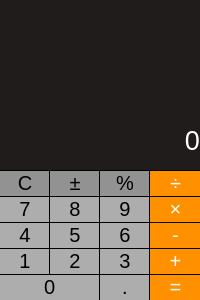
<?xml version="1.0" encoding="UTF-8"?>
<ui version="4.0">
 <class>MainWindow</class>
 <widget class="QMainWindow" name="MainWindow">
  <property name="windowModality">
   <enum>Qt::ApplicationModal</enum>
  </property>
  <property name="geometry">
   <rect>
    <x>0</x>
    <y>0</y>
    <width>200</width>
    <height>300</height>
   </rect>
  </property>
  <property name="sizePolicy">
   <sizepolicy hsizetype="Fixed" vsizetype="Fixed">
    <horstretch>0</horstretch>
    <verstretch>0</verstretch>
   </sizepolicy>
  </property>
  <property name="windowTitle">
   <string>Calculator</string>
  </property>
  <property name="documentMode">
   <bool>false</bool>
  </property>
  <property name="unifiedTitleAndToolBarOnMac">
   <bool>false</bool>
  </property>
  <widget class="QWidget" name="centralWidget">
   <property name="sizePolicy">
    <sizepolicy hsizetype="Minimum" vsizetype="Minimum">
     <horstretch>0</horstretch>
     <verstretch>0</verstretch>
    </sizepolicy>
   </property>
   <property name="minimumSize">
    <size>
     <width>200</width>
     <height>300</height>
    </size>
   </property>
   <property name="autoFillBackground">
    <bool>false</bool>
   </property>
   <property name="styleSheet">
    <string notr="true">QPushButton
{
background-color: #ADADAD;
border-top: 0.5px inset black;
border-right: 0.5px inset black;
}
QPushButton:hover
{
background-color: #BEBEBE;
}
QPushButton:pressed
{
background-color: #9C9C9C;
}

QPushButton#multiplyButton
{
background-color:#FF9000;
color: white;
}
QPushButton#multiplyButton:hover
{
background-color:#FFA111;
}
QPushButton#multiplyButton:pressed
{
background-color:#EE8000;
}
QPushButton#divisionButton
{
color: white;
background-color: #FF9000;
}
QPushButton#divisionButton:hover
{
background-color:#FFA111;
}
QPushButton#divisionButton:pressed
{
background-color:#EE8000;
}
QPushButton#minusButton
{
color: white;
background-color: #FF9000;
}
QPushButton#minusButton:hover
{
background-color:#FFA111;
}
QPushButton#minusButton:pressed
{
background-color:#EE8000;
}
QPushButton#plusButton
{
color: white;
background-color: #FF9000;
}
QPushButton#plusButton:hover
{
background-color:#FFA111;
}
QPushButton#plusButton:pressed
{
background-color:#EE8000;
}
QPushButton#equalsButton
{
color: white;
background-color: #FF9000;
}
QPushButton#equalsButton:hover
{
background-color:#FFA111;
}
QPushButton#equalsButton:pressed
{
background-color:#EE8000;
}
QPushButton#deleteButton
{
background-color: #929292;
}
QPushButton#deleteButton:hover
{
background-color: #A3A3A3;
}
QPushButton#deleteButton:pressed
{
background-color: #818181;
}
QPushButton#plusOrMinusButton
{
background-color: #929292;
}
QPushButton#plusOrMinusButton:hover
{
background-color: #A3A3A3;
}
QPushButton#plusOrMinusButton:pressed
{
background-color: #818181;
}
QPushButton#percentButton
{
background-color: #929292;
}
QPushButton#percentButton:hover
{
background-color: #A3A3A3;
}
QPushButton#percentButton:pressed
{
background-color: #818181;
}

QPushButton#zeroButton
{
text-align: left;
padding-left: 43px;
}</string>
   </property>
   <layout class="QGridLayout" name="gridLayout">
    <property name="leftMargin">
     <number>0</number>
    </property>
    <property name="topMargin">
     <number>0</number>
    </property>
    <property name="rightMargin">
     <number>0</number>
    </property>
    <property name="bottomMargin">
     <number>0</number>
    </property>
    <property name="spacing">
     <number>0</number>
    </property>
    <item row="0" column="0">
     <layout class="QVBoxLayout" name="verticalLayout" stretch="0,0,0,0,0,0,0,0">
      <property name="spacing">
       <number>0</number>
      </property>
      <property name="sizeConstraint">
       <enum>QLayout::SetNoConstraint</enum>
      </property>
      <property name="leftMargin">
       <number>0</number>
      </property>
      <item>
       <widget class="QTextBrowser" name="historyTextBrowser">
        <property name="font">
         <font>
          <pointsize>12</pointsize>
         </font>
        </property>
        <property name="styleSheet">
         <string notr="true">background-color:rgb(33, 28, 28);
border: inset black 0.5px;
color: gray;
</string>
        </property>
        <property name="verticalScrollBarPolicy">
         <enum>Qt::ScrollBarAlwaysOff</enum>
        </property>
        <property name="horizontalScrollBarPolicy">
         <enum>Qt::ScrollBarAlwaysOff</enum>
        </property>
       </widget>
      </item>
      <item>
       <widget class="QLabel" name="mainLabel">
        <property name="sizePolicy">
         <sizepolicy hsizetype="Minimum" vsizetype="Minimum">
          <horstretch>0</horstretch>
          <verstretch>0</verstretch>
         </sizepolicy>
        </property>
        <property name="font">
         <font>
          <pointsize>20</pointsize>
         </font>
        </property>
        <property name="styleSheet">
         <string notr="true">background-color:rgb(33, 28, 28);
border: inset black 0.5px;
color:white;</string>
        </property>
        <property name="text">
         <string>0</string>
        </property>
        <property name="alignment">
         <set>Qt::AlignBottom|Qt::AlignRight|Qt::AlignTrailing</set>
        </property>
       </widget>
      </item>
      <item>
       <widget class="QLabel" name="resultLabel">
        <property name="sizePolicy">
         <sizepolicy hsizetype="Minimum" vsizetype="Minimum">
          <horstretch>0</horstretch>
          <verstretch>0</verstretch>
         </sizepolicy>
        </property>
        <property name="styleSheet">
         <string notr="true">background-color:rgb(33, 28, 28);
border: inset black 0.5px;
color: gray;</string>
        </property>
        <property name="text">
         <string/>
        </property>
        <property name="alignment">
         <set>Qt::AlignBottom|Qt::AlignRight|Qt::AlignTrailing</set>
        </property>
       </widget>
      </item>
      <item>
       <layout class="QHBoxLayout" name="horizontalLayout_5" stretch="0,0,0,0">
        <property name="spacing">
         <number>0</number>
        </property>
        <item>
         <widget class="QPushButton" name="deleteButton">
          <property name="sizePolicy">
           <sizepolicy hsizetype="Minimum" vsizetype="Minimum">
            <horstretch>0</horstretch>
            <verstretch>0</verstretch>
           </sizepolicy>
          </property>
          <property name="font">
           <font>
            <pointsize>15</pointsize>
            <kerning>false</kerning>
           </font>
          </property>
          <property name="mouseTracking">
           <bool>true</bool>
          </property>
          <property name="text">
           <string>C</string>
          </property>
          <property name="autoDefault">
           <bool>false</bool>
          </property>
          <property name="default">
           <bool>false</bool>
          </property>
          <property name="flat">
           <bool>true</bool>
          </property>
         </widget>
        </item>
        <item>
         <widget class="QPushButton" name="plusOrMinusButton">
          <property name="sizePolicy">
           <sizepolicy hsizetype="Minimum" vsizetype="Minimum">
            <horstretch>0</horstretch>
            <verstretch>0</verstretch>
           </sizepolicy>
          </property>
          <property name="font">
           <font>
            <pointsize>15</pointsize>
            <kerning>false</kerning>
           </font>
          </property>
          <property name="mouseTracking">
           <bool>true</bool>
          </property>
          <property name="text">
           <string>±</string>
          </property>
          <property name="autoDefault">
           <bool>false</bool>
          </property>
          <property name="default">
           <bool>false</bool>
          </property>
          <property name="flat">
           <bool>true</bool>
          </property>
         </widget>
        </item>
        <item>
         <widget class="QPushButton" name="percentButton">
          <property name="sizePolicy">
           <sizepolicy hsizetype="Minimum" vsizetype="Minimum">
            <horstretch>0</horstretch>
            <verstretch>0</verstretch>
           </sizepolicy>
          </property>
          <property name="font">
           <font>
            <pointsize>15</pointsize>
            <kerning>false</kerning>
           </font>
          </property>
          <property name="mouseTracking">
           <bool>true</bool>
          </property>
          <property name="text">
           <string>%</string>
          </property>
          <property name="autoDefault">
           <bool>false</bool>
          </property>
          <property name="default">
           <bool>false</bool>
          </property>
          <property name="flat">
           <bool>true</bool>
          </property>
         </widget>
        </item>
        <item>
         <widget class="QPushButton" name="divisionButton">
          <property name="sizePolicy">
           <sizepolicy hsizetype="Minimum" vsizetype="Minimum">
            <horstretch>0</horstretch>
            <verstretch>0</verstretch>
           </sizepolicy>
          </property>
          <property name="font">
           <font>
            <pointsize>15</pointsize>
            <kerning>false</kerning>
           </font>
          </property>
          <property name="mouseTracking">
           <bool>true</bool>
          </property>
          <property name="styleSheet">
           <string notr="true">border-right: 0px;</string>
          </property>
          <property name="text">
           <string>÷</string>
          </property>
          <property name="autoDefault">
           <bool>false</bool>
          </property>
          <property name="default">
           <bool>false</bool>
          </property>
          <property name="flat">
           <bool>true</bool>
          </property>
         </widget>
        </item>
       </layout>
      </item>
      <item>
       <layout class="QHBoxLayout" name="horizontalLayout_4" stretch="0,0,0,0">
        <property name="spacing">
         <number>0</number>
        </property>
        <item>
         <widget class="QPushButton" name="sevenButton">
          <property name="sizePolicy">
           <sizepolicy hsizetype="Minimum" vsizetype="Minimum">
            <horstretch>0</horstretch>
            <verstretch>0</verstretch>
           </sizepolicy>
          </property>
          <property name="font">
           <font>
            <pointsize>15</pointsize>
            <kerning>false</kerning>
           </font>
          </property>
          <property name="mouseTracking">
           <bool>true</bool>
          </property>
          <property name="text">
           <string>7</string>
          </property>
          <property name="autoDefault">
           <bool>false</bool>
          </property>
          <property name="default">
           <bool>false</bool>
          </property>
          <property name="flat">
           <bool>true</bool>
          </property>
         </widget>
        </item>
        <item>
         <widget class="QPushButton" name="eightButton">
          <property name="sizePolicy">
           <sizepolicy hsizetype="Minimum" vsizetype="Minimum">
            <horstretch>0</horstretch>
            <verstretch>0</verstretch>
           </sizepolicy>
          </property>
          <property name="font">
           <font>
            <pointsize>15</pointsize>
            <kerning>false</kerning>
           </font>
          </property>
          <property name="mouseTracking">
           <bool>true</bool>
          </property>
          <property name="text">
           <string>8</string>
          </property>
          <property name="autoDefault">
           <bool>false</bool>
          </property>
          <property name="default">
           <bool>false</bool>
          </property>
          <property name="flat">
           <bool>true</bool>
          </property>
         </widget>
        </item>
        <item>
         <widget class="QPushButton" name="nineButton">
          <property name="sizePolicy">
           <sizepolicy hsizetype="Minimum" vsizetype="Minimum">
            <horstretch>0</horstretch>
            <verstretch>0</verstretch>
           </sizepolicy>
          </property>
          <property name="font">
           <font>
            <pointsize>15</pointsize>
            <kerning>false</kerning>
           </font>
          </property>
          <property name="mouseTracking">
           <bool>true</bool>
          </property>
          <property name="text">
           <string>9</string>
          </property>
          <property name="autoDefault">
           <bool>false</bool>
          </property>
          <property name="default">
           <bool>false</bool>
          </property>
          <property name="flat">
           <bool>true</bool>
          </property>
         </widget>
        </item>
        <item>
         <widget class="QPushButton" name="multiplyButton">
          <property name="sizePolicy">
           <sizepolicy hsizetype="Minimum" vsizetype="Minimum">
            <horstretch>0</horstretch>
            <verstretch>0</verstretch>
           </sizepolicy>
          </property>
          <property name="font">
           <font>
            <pointsize>15</pointsize>
            <kerning>false</kerning>
           </font>
          </property>
          <property name="mouseTracking">
           <bool>true</bool>
          </property>
          <property name="styleSheet">
           <string notr="true">border-right: 0px;</string>
          </property>
          <property name="text">
           <string>×</string>
          </property>
          <property name="autoDefault">
           <bool>false</bool>
          </property>
          <property name="default">
           <bool>false</bool>
          </property>
          <property name="flat">
           <bool>true</bool>
          </property>
         </widget>
        </item>
       </layout>
      </item>
      <item>
       <layout class="QHBoxLayout" name="horizontalLayout_3" stretch="0,0,0,0">
        <property name="spacing">
         <number>0</number>
        </property>
        <item>
         <widget class="QPushButton" name="fourButton">
          <property name="sizePolicy">
           <sizepolicy hsizetype="Minimum" vsizetype="Minimum">
            <horstretch>0</horstretch>
            <verstretch>0</verstretch>
           </sizepolicy>
          </property>
          <property name="font">
           <font>
            <pointsize>15</pointsize>
            <kerning>false</kerning>
           </font>
          </property>
          <property name="mouseTracking">
           <bool>true</bool>
          </property>
          <property name="text">
           <string>4</string>
          </property>
          <property name="autoDefault">
           <bool>false</bool>
          </property>
          <property name="default">
           <bool>false</bool>
          </property>
          <property name="flat">
           <bool>true</bool>
          </property>
         </widget>
        </item>
        <item>
         <widget class="QPushButton" name="fiveButton">
          <property name="sizePolicy">
           <sizepolicy hsizetype="Minimum" vsizetype="Minimum">
            <horstretch>0</horstretch>
            <verstretch>0</verstretch>
           </sizepolicy>
          </property>
          <property name="font">
           <font>
            <pointsize>15</pointsize>
            <kerning>false</kerning>
           </font>
          </property>
          <property name="mouseTracking">
           <bool>true</bool>
          </property>
          <property name="text">
           <string>5</string>
          </property>
          <property name="autoDefault">
           <bool>false</bool>
          </property>
          <property name="default">
           <bool>false</bool>
          </property>
          <property name="flat">
           <bool>true</bool>
          </property>
         </widget>
        </item>
        <item>
         <widget class="QPushButton" name="sixButton">
          <property name="sizePolicy">
           <sizepolicy hsizetype="Minimum" vsizetype="Minimum">
            <horstretch>0</horstretch>
            <verstretch>0</verstretch>
           </sizepolicy>
          </property>
          <property name="font">
           <font>
            <pointsize>15</pointsize>
            <kerning>false</kerning>
           </font>
          </property>
          <property name="mouseTracking">
           <bool>true</bool>
          </property>
          <property name="text">
           <string>6</string>
          </property>
          <property name="autoDefault">
           <bool>false</bool>
          </property>
          <property name="default">
           <bool>false</bool>
          </property>
          <property name="flat">
           <bool>true</bool>
          </property>
         </widget>
        </item>
        <item>
         <widget class="QPushButton" name="minusButton">
          <property name="sizePolicy">
           <sizepolicy hsizetype="Minimum" vsizetype="Minimum">
            <horstretch>0</horstretch>
            <verstretch>0</verstretch>
           </sizepolicy>
          </property>
          <property name="font">
           <font>
            <pointsize>15</pointsize>
            <kerning>false</kerning>
           </font>
          </property>
          <property name="mouseTracking">
           <bool>true</bool>
          </property>
          <property name="styleSheet">
           <string notr="true">border-right: 0px;</string>
          </property>
          <property name="text">
           <string>-</string>
          </property>
          <property name="autoDefault">
           <bool>false</bool>
          </property>
          <property name="default">
           <bool>false</bool>
          </property>
          <property name="flat">
           <bool>true</bool>
          </property>
         </widget>
        </item>
       </layout>
      </item>
      <item>
       <layout class="QHBoxLayout" name="horizontalLayout_2" stretch="0,0,0,0">
        <property name="spacing">
         <number>0</number>
        </property>
        <item>
         <widget class="QPushButton" name="oneButton">
          <property name="sizePolicy">
           <sizepolicy hsizetype="Minimum" vsizetype="Minimum">
            <horstretch>0</horstretch>
            <verstretch>0</verstretch>
           </sizepolicy>
          </property>
          <property name="font">
           <font>
            <pointsize>15</pointsize>
            <kerning>false</kerning>
           </font>
          </property>
          <property name="mouseTracking">
           <bool>true</bool>
          </property>
          <property name="text">
           <string>1</string>
          </property>
          <property name="autoDefault">
           <bool>false</bool>
          </property>
          <property name="default">
           <bool>false</bool>
          </property>
          <property name="flat">
           <bool>true</bool>
          </property>
         </widget>
        </item>
        <item>
         <widget class="QPushButton" name="twoButton">
          <property name="sizePolicy">
           <sizepolicy hsizetype="Minimum" vsizetype="Minimum">
            <horstretch>0</horstretch>
            <verstretch>0</verstretch>
           </sizepolicy>
          </property>
          <property name="font">
           <font>
            <pointsize>15</pointsize>
            <kerning>false</kerning>
           </font>
          </property>
          <property name="mouseTracking">
           <bool>true</bool>
          </property>
          <property name="text">
           <string>2</string>
          </property>
          <property name="autoDefault">
           <bool>false</bool>
          </property>
          <property name="default">
           <bool>false</bool>
          </property>
          <property name="flat">
           <bool>true</bool>
          </property>
         </widget>
        </item>
        <item>
         <widget class="QPushButton" name="threeButton">
          <property name="sizePolicy">
           <sizepolicy hsizetype="Minimum" vsizetype="Minimum">
            <horstretch>0</horstretch>
            <verstretch>0</verstretch>
           </sizepolicy>
          </property>
          <property name="font">
           <font>
            <pointsize>15</pointsize>
            <kerning>false</kerning>
           </font>
          </property>
          <property name="mouseTracking">
           <bool>true</bool>
          </property>
          <property name="text">
           <string>3</string>
          </property>
          <property name="autoDefault">
           <bool>false</bool>
          </property>
          <property name="default">
           <bool>false</bool>
          </property>
          <property name="flat">
           <bool>true</bool>
          </property>
         </widget>
        </item>
        <item>
         <widget class="QPushButton" name="plusButton">
          <property name="sizePolicy">
           <sizepolicy hsizetype="Minimum" vsizetype="Minimum">
            <horstretch>0</horstretch>
            <verstretch>0</verstretch>
           </sizepolicy>
          </property>
          <property name="font">
           <font>
            <pointsize>15</pointsize>
            <kerning>false</kerning>
           </font>
          </property>
          <property name="mouseTracking">
           <bool>true</bool>
          </property>
          <property name="styleSheet">
           <string notr="true">border-right: 0px;</string>
          </property>
          <property name="text">
           <string>+</string>
          </property>
          <property name="autoDefault">
           <bool>false</bool>
          </property>
          <property name="default">
           <bool>false</bool>
          </property>
          <property name="flat">
           <bool>true</bool>
          </property>
         </widget>
        </item>
       </layout>
      </item>
      <item>
       <layout class="QHBoxLayout" name="horizontalLayout" stretch="0,0,0">
        <property name="spacing">
         <number>0</number>
        </property>
        <property name="sizeConstraint">
         <enum>QLayout::SetDefaultConstraint</enum>
        </property>
        <item>
         <widget class="QPushButton" name="zeroButton">
          <property name="sizePolicy">
           <sizepolicy hsizetype="Expanding" vsizetype="Minimum">
            <horstretch>2</horstretch>
            <verstretch>0</verstretch>
           </sizepolicy>
          </property>
          <property name="font">
           <font>
            <pointsize>15</pointsize>
            <italic>false</italic>
            <underline>false</underline>
            <strikeout>false</strikeout>
            <stylestrategy>PreferDefault</stylestrategy>
            <kerning>false</kerning>
           </font>
          </property>
          <property name="mouseTracking">
           <bool>true</bool>
          </property>
          <property name="layoutDirection">
           <enum>Qt::LeftToRight</enum>
          </property>
          <property name="text">
           <string>0</string>
          </property>
          <property name="autoDefault">
           <bool>false</bool>
          </property>
          <property name="default">
           <bool>false</bool>
          </property>
          <property name="flat">
           <bool>true</bool>
          </property>
         </widget>
        </item>
        <item>
         <widget class="QPushButton" name="dotButton">
          <property name="sizePolicy">
           <sizepolicy hsizetype="Expanding" vsizetype="Minimum">
            <horstretch>1</horstretch>
            <verstretch>0</verstretch>
           </sizepolicy>
          </property>
          <property name="font">
           <font>
            <pointsize>15</pointsize>
            <kerning>false</kerning>
           </font>
          </property>
          <property name="mouseTracking">
           <bool>true</bool>
          </property>
          <property name="text">
           <string>.</string>
          </property>
          <property name="autoDefault">
           <bool>false</bool>
          </property>
          <property name="default">
           <bool>false</bool>
          </property>
          <property name="flat">
           <bool>true</bool>
          </property>
         </widget>
        </item>
        <item>
         <widget class="QPushButton" name="equalsButton">
          <property name="sizePolicy">
           <sizepolicy hsizetype="Expanding" vsizetype="Minimum">
            <horstretch>1</horstretch>
            <verstretch>0</verstretch>
           </sizepolicy>
          </property>
          <property name="font">
           <font>
            <pointsize>15</pointsize>
            <kerning>false</kerning>
           </font>
          </property>
          <property name="mouseTracking">
           <bool>true</bool>
          </property>
          <property name="styleSheet">
           <string notr="true">border-right: 0px;</string>
          </property>
          <property name="text">
           <string>=</string>
          </property>
          <property name="autoDefault">
           <bool>false</bool>
          </property>
          <property name="default">
           <bool>false</bool>
          </property>
          <property name="flat">
           <bool>true</bool>
          </property>
         </widget>
        </item>
       </layout>
      </item>
     </layout>
    </item>
   </layout>
  </widget>
 </widget>
 <layoutdefault spacing="6" margin="11"/>
 <resources/>
 <connections/>
</ui>
